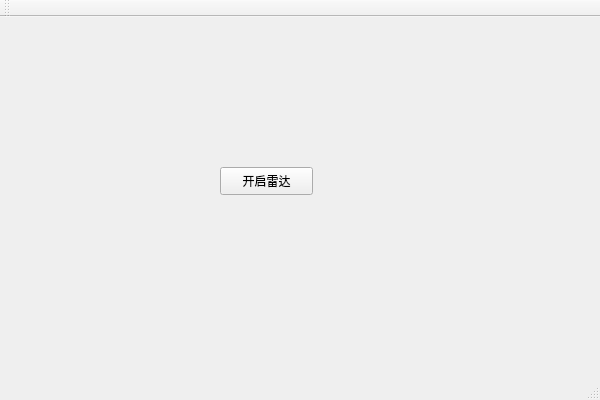
<?xml version="1.0" encoding="UTF-8"?>
<ui version="4.0">
 <class>RplidarVisionClass</class>
 <widget class="QMainWindow" name="RplidarVisionClass">
  <property name="geometry">
   <rect>
    <x>0</x>
    <y>0</y>
    <width>600</width>
    <height>400</height>
   </rect>
  </property>
  <property name="windowTitle">
   <string>RplidarVision</string>
  </property>
  <widget class="QWidget" name="centralWidget">
   <widget class="QPushButton" name="connectLedia">
    <property name="geometry">
     <rect>
      <x>220</x>
      <y>150</y>
      <width>93</width>
      <height>28</height>
     </rect>
    </property>
    <property name="text">
     <string>开启雷达</string>
    </property>
   </widget>
  </widget>
  <widget class="QMenuBar" name="menuBar">
   <property name="geometry">
    <rect>
     <x>0</x>
     <y>0</y>
     <width>600</width>
     <height>26</height>
    </rect>
   </property>
  </widget>
  <widget class="QToolBar" name="mainToolBar">
   <attribute name="toolBarArea">
    <enum>TopToolBarArea</enum>
   </attribute>
   <attribute name="toolBarBreak">
    <bool>false</bool>
   </attribute>
  </widget>
  <widget class="QStatusBar" name="statusBar"/>
 </widget>
 <layoutdefault spacing="6" margin="11"/>
 <resources>
  <include location="RplidarVision.qrc"/>
 </resources>
 <connections>
  <connection>
   <sender>connectLedia</sender>
   <signal>clicked()</signal>
   <receiver>RplidarVisionClass</receiver>
   <slot>connectLedia()</slot>
   <hints>
    <hint type="sourcelabel">
     <x>279</x>
     <y>200</y>
    </hint>
    <hint type="destinationlabel">
     <x>285</x>
     <y>279</y>
    </hint>
   </hints>
  </connection>
 </connections>
 <slots>
  <slot>connectLedia()</slot>
 </slots>
</ui>
